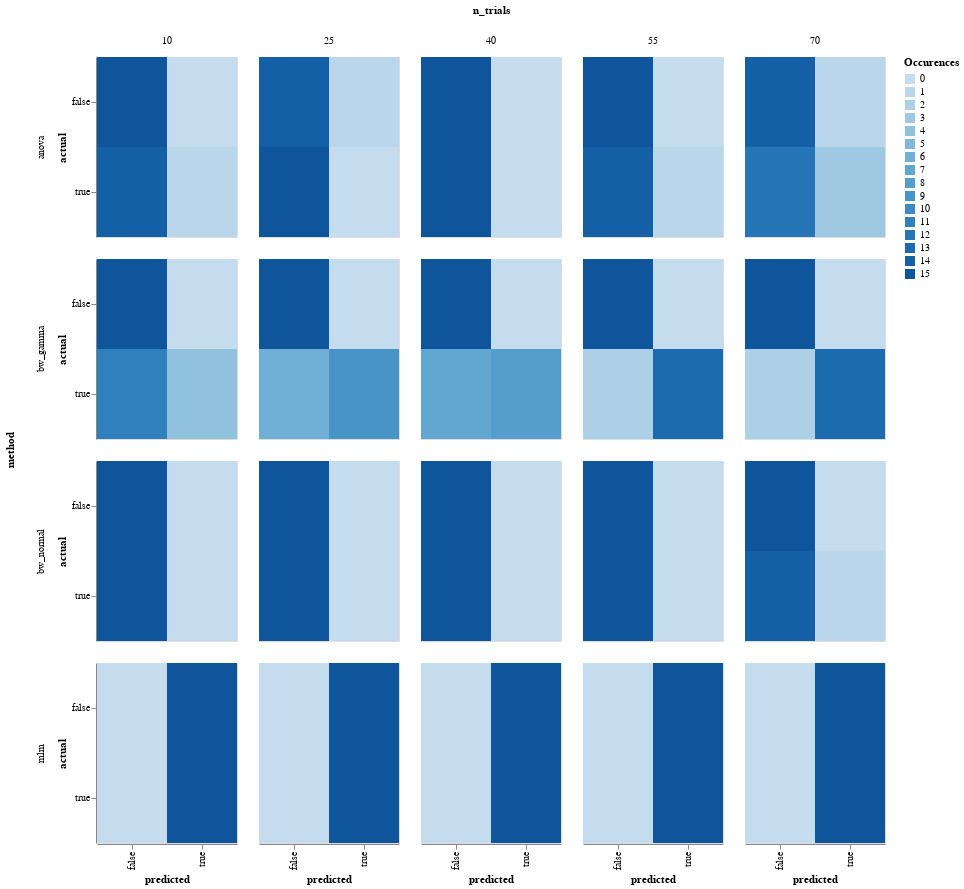

Notebook code cell kept with this figure:
### Markdown cell above
### Confusion matrix

### Code cell
model_comparison.plot_confusion(
    model_comparison.make_confusion_matrix(res[res['y']=='Power'], ('method', 'y', 'randomness', 'n_trials')
                                           )).properties(width=140).facet(row='method', column='n_trials')

### Figure 1 — Vega-Lite specification as saved in the notebook (floating-point values rounded to 4 significant figures; data arrays with more than 128 entries replaced by an {"elided": "..."} marker saying what was removed)
{"config": {"view": {"continuousWidth": 400, "continuousHeight": 300}}, "data": {"name": "data-7aa7f0b87f2865254c6ef2dffb29e63a"}, "facet": {"column": {"type": "quantitative", "field": "n_trials"}, "row": {"type": "nominal", "field": "method"}}, "spec": {"mark": "rect", "encoding": {"color": {"type": "ordinal", "field": "Occurences"}, "x": {"type": "nominal", "field": "predicted"}, "y": {"type": "nominal", "field": "actual"}}, "height": 180, "width": 140}, "$schema": "https://vega.github.io/schema/vega-lite/v4.8.1.json", "datasets": {"data-7aa7f0b87f2865254c6ef2dffb29e63a": {"elided": "240 records"}}}
